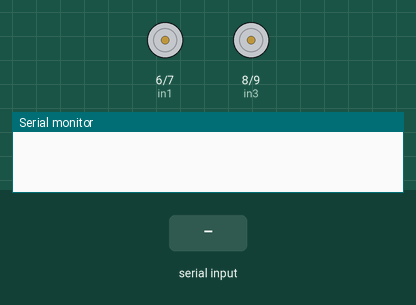
This sketch was run on a simulated Arduino Uno, built with avr-gcc and run on an emulated ATmega328P. Shown: motor-driver pin pairs drawn as motors (green arrow = first pin HIGH = forward, orange = second pin HIGH = backward, longer = more drive), the last lines printed to the serial monitor. Inputs (shaded band) come from the test bench.

Above: at 1.2 s.
1.3 s: "f" received over Serial
At 2.3 s:
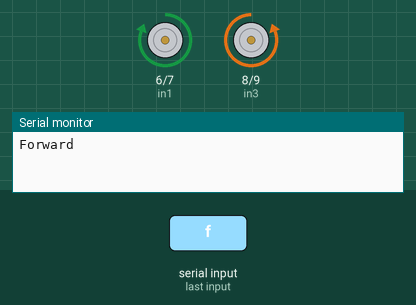
2.8 s: "b" received over Serial
At 3.5 s:
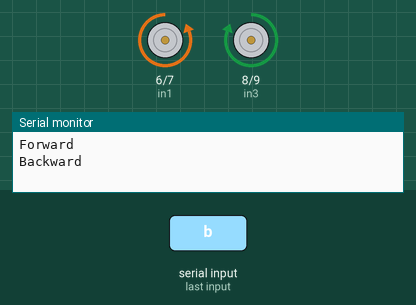
4.3 s: "l" received over Serial
At 4.6 s:
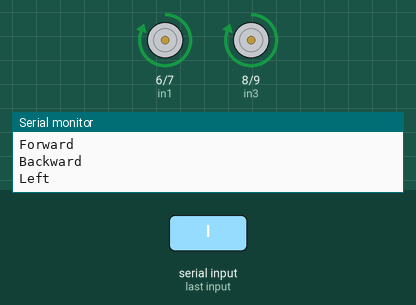
5.8 s: "r" received over Serial
At 7.0 s:
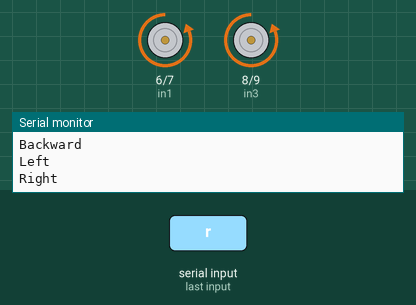
Timing chart, 0 to 8.3 s (numbered marks = the images above; inputs shaded):
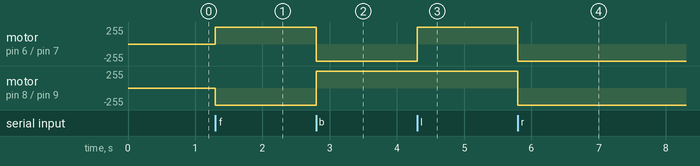

Measured:
- after the input at 1.3 s, motor on pin 6 (in1) / pin 7 (in2): stopped → forward 255/255 at once; motor on pin 8 (in3) / pin 9 (in4): stopped → backward 255/255 at once
- after the input at 2.8 s, motor on pin 6 (in1) / pin 7 (in2): forward 255/255 → backward 255/255 at once; motor on pin 8 (in3) / pin 9 (in4): backward 255/255 → forward 255/255 at once
- after the input at 4.3 s, motor on pin 6 (in1) / pin 7 (in2): backward 255/255 → forward 255/255 at once
- after the input at 5.8 s, motor on pin 6 (in1) / pin 7 (in2), motor on pin 8 (in3) / pin 9 (in4): forward 255/255 → backward 255/255 at once

The sketch:

Modified14.ino
```cpp
/*
Name: Jack Bergin
Date: January 19, 2019
Class: Electrical Engineering (H)
Lab: Modified Motor Driver
Description: Used my old elegoo robot and can now control the four motors with bluetooth low energy. \
 */
//Variable for the Bluetooth HC-08
char getstr;

//defines the motor output pins
int in1=6;
int in2=7;
int in3=8;
int in4=9;

//defines the enable output pins
int ENA=5;
int ENB=11;

void setup()
{
  //Set the defined pins to the output
  pinMode(in1,OUTPUT);
  pinMode(in2,OUTPUT);
  pinMode(in3,OUTPUT);
  pinMode(in4,OUTPUT);

  //These never change state since we are always keeping the arduino and motors enabled
  digitalWrite(ENA,HIGH);
  digitalWrite(ENB,HIGH);

  //Sets up serial monitor
  Serial.begin(9600);
}

void loop()
{
   //Retrieves a char value from the arduino transfered from phone to HC-08 to arduino
   getstr = Serial.read();

   //Uses these ifs the access each individual method based off of the input from the ble app.
   if(getstr=='f')
   {
      forward();
   }
   else if(getstr=='b')
   {
      backward();
   }
   else if(getstr=='l')
   {
      left();
   }
   else if(getstr=='r')
   {
      right();
   }
   else if(getstr=='s')
   {
      halt();
   }
}
//Forward method
void forward()
{
  //Left wheels clockwise
  digitalWrite(in1,HIGH);
  digitalWrite(in2,LOW);
  digitalWrite(in3,LOW);
  //Right wheels clockwise
  digitalWrite(in4,HIGH);

  //Serial monitor
  Serial.println("Forward");
}

//Backward method
void backward()
{
  digitalWrite(in1,LOW);
  //Left wheels counter clockwise
  digitalWrite(in2,HIGH);
  //Right wheels counter clockwise
  digitalWrite(in3,HIGH);
  digitalWrite(in4,LOW);

  //Serial monitor
  Serial.println("Backward");
}
//Left method
void left()
{
  //Left wheels clockwise
  digitalWrite(in1,HIGH);
  digitalWrite(in2,LOW);
  //Right wheels counter clockwise
  digitalWrite(in3,HIGH);
  digitalWrite(in4,LOW);

  //Serial monitor
  Serial.println("Left");
}
//Right method
void right()
{
  digitalWrite(in1,LOW);
  //Left wheels counter clockwise
  digitalWrite(in2,HIGH);
  digitalWrite(in3,LOW);
  //Right wheels clockwise
  digitalWrite(in4,HIGH);

  //Serial monitor
  Serial.println("Right");
}

//Stop "halt" method
void halt()
{
  //Turns off all motors off
  digitalWrite(in1,LOW);
  digitalWrite(in2,LOW);
  digitalWrite(in3,LOW);
  digitalWrite(in4,LOW);

  //Prints out off on serial monitor
    Serial.println("Stop");
}
```
